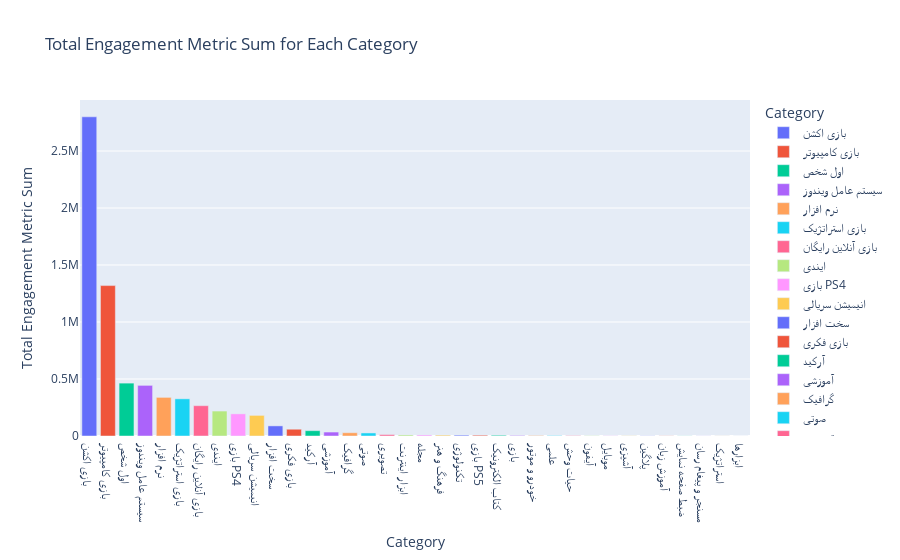
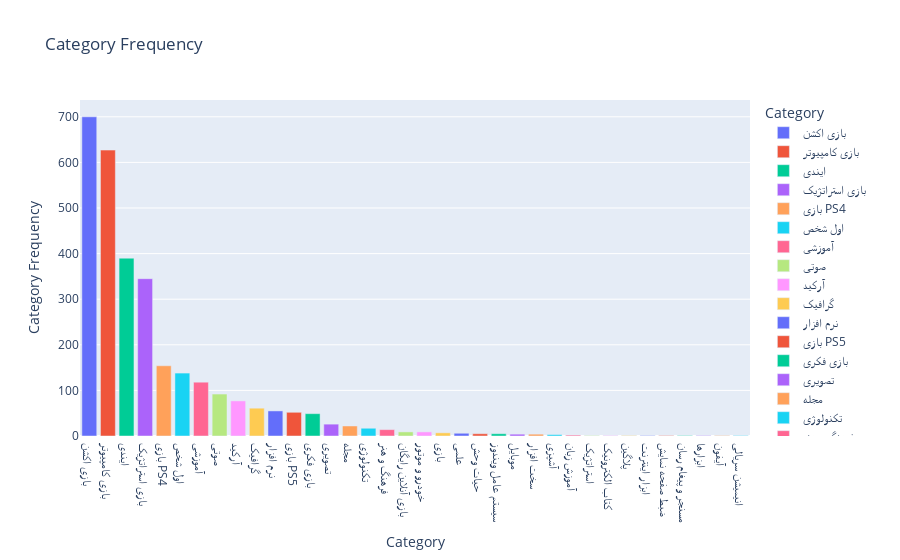

Notebook code for these charts, in order:
### Code cell
import plotly.express as px
all_data['Engagement Metric'] = pd.to_numeric(all_data['Engagement Metric'], errors='coerce')

# Group by 'Category' and calculate the total sum of 'Engagement Metric' for each category
category_sum = all_data.groupby('Category')['Engagement Metric'].sum().reset_index()

# Sort the DataFrame in descending order based on 'Engagement Metric'
category_sum = category_sum.sort_values(by='Engagement Metric', ascending=False)

# Plot histogram of the total sum of 'Engagement Metric' for each category
fig = px.bar(category_sum, x='Category', y='Engagement Metric',
             title='Total Engagement Metric Sum for Each Category',
             labels={'Engagement Metric': 'Total Engagement Metric Sum', 'Category': 'Category'},
             color='Category')

# Show the plot
fig.show()

# Count the frequency of each category
category_frequency = all_data['Category'].value_counts().reset_index()
category_frequency.columns = ['Category', 'Frequency']

# Sort the DataFrame in descending order based on 'Frequency'
category_frequency = category_frequency.sort_values(by='Frequency', ascending=False)

# Plot histogram of category frequency in decreasing order
fig = px.bar(category_frequency, x='Category', y='Frequency',
             title='Category Frequency',
             labels={'Frequency': 'Category Frequency', 'Category': 'Category'},
             color='Category')

# Show the plot
fig.show()

### Figure 1 — Plotly figure (JSON) as saved in the notebook; plotly's stock layout.template omitted (floating-point values rounded to 4 significant figures)
{"data": [{"alignmentgroup": "True", "hovertemplate": "Category=%{x}<br>Total Engagement Metric Sum=%{y}<extra></extra>", "legendgroup": "بازی اکشن", "marker": {"color": "#636efa", "pattern": {"shape": ""}}, "name": "بازی اکشن", "offsetgroup": "بازی اکشن", "orientation": "v", "showlegend": true, "textposition": "auto", "type": "bar", "x": ["بازی اکشن"], "xaxis": "x", "y": [2800221], "yaxis": "y"}, {"alignmentgroup": "True", "hovertemplate": "Category=%{x}<br>Total Engagement Metric Sum=%{y}<extra></extra>", "legendgroup": "بازی کامپیوتر", "marker": {"color": "#EF553B", "pattern": {"shape": ""}}, "name": "بازی کامپیوتر", "offsetgroup": "بازی کامپیوتر", "orientation": "v", "showlegend": true, "textposition": "auto", "type": "bar", "x": ["بازی کامپیوتر"], "xaxis": "x", "y": [1319619], "yaxis": "y"}, {"alignmentgroup": "True", "hovertemplate": "Category=%{x}<br>Total Engagement Metric Sum=%{y}<extra></extra>", "legendgroup": "اول شخص", "marker": {"color": "#00cc96", "pattern": {"shape": ""}}, "name": "اول شخص", "offsetgroup": "اول شخص", "orientation": "v", "showlegend": true, "textposition": "auto", "type": "bar", "x": ["اول شخص"], "xaxis": "x", "y": [463887], "yaxis": "y"}, {"alignmentgroup": "True", "hovertemplate": "Category=%{x}<br>Total Engagement Metric Sum=%{y}<extra></extra>", "legendgroup": "سیستم عامل ویندوز", "marker": {"color": "#ab63fa", "pattern": {"shape": ""}}, "name": "سیستم عامل ویندوز", "offsetgroup": "سیستم عامل ویندوز", "orientation": "v", "showlegend": true, "textposition": "auto", "type": "bar", "x": ["سیستم عامل ویندوز"], "xaxis": "x", "y": [444135], "yaxis": "y"}, {"alignmentgroup": "True", "hovertemplate": "Category=%{x}<br>Total Engagement Metric Sum=%{y}<extra></extra>", "legendgroup": "نرم افزار", "marker": {"color": "#FFA15A", "pattern": {"shape": ""}}, "name": "نرم افزار", "offsetgroup": "نرم افزار", "orientation": "v", "showlegend": true, "textposition": "auto", "type": "bar", "x": ["نرم افزار"], "xaxis": "x", "y": [338860], "yaxis": "y"}, {"alignmentgroup": "True", "hovertemplate": "Category=%{x}<br>Total Engagement Metric Sum=%{y}<extra></extra>", "legendgroup": "بازی استراتژیک", "marker": {"color": "#19d3f3", "pattern": {"shape": ""}}, "name": "بازی استراتژیک", "offsetgroup": "بازی استراتژیک", "orientation": "v", "showlegend": true, "textposition": "auto", "type": "bar", "x": ["بازی استراتژیک"], "xaxis": "x", "y": [326183], "yaxis": "y"}, {"alignmentgroup": "True", "hovertemplate": "Category=%{x}<br>Total Engagement Metric Sum=%{y}<extra></extra>", "legendgroup": "بازی آنلاین رایگان", "marker": {"color": "#FF6692", "pattern": {"shape": ""}}, "name": "بازی آنلاین رایگان", "offsetgroup": "بازی آنلاین رایگان", "orientation": "v", "showlegend": true, "textposition": "auto", "type": "bar", "x": ["بازی آنلاین رایگان"], "xaxis": "x", "y": [265902], "yaxis": "y"}, {"alignmentgroup": "True", "hovertemplate": "Category=%{x}<br>Total Engagement Metric Sum=%{y}<extra></extra>", "legendgroup": "ایندی", "marker": {"color": "#B6E880", "pattern": {"shape": ""}}, "name": "ایندی", "offsetgroup": "ایندی", "orientation": "v", "showlegend": true, "textposition": "auto", "type": "bar", "x": ["ایندی"], "xaxis": "x", "y": [218769], "yaxis": "y"}, {"alignmentgroup": "True", "hovertemplate": "Category=%{x}<br>Total Engagement Metric Sum=%{y}<extra></extra>", "legendgroup": "بازی PS4", "marker": {"color": "#FF97FF", "pattern": {"shape": ""}}, "name": "بازی PS4", "offsetgroup": "بازی PS4", "orientation": "v", "showlegend": true, "textposition": "auto", "type": "bar", "x": ["بازی PS4"], "xaxis": "x", "y": [194542], "yaxis": "y"}, {"alignmentgroup": "True", "hovertemplate": "Category=%{x}<br>Total Engagement Metric Sum=%{y}<extra></extra>", "legendgroup": "انیمیشن سریالی", "marker": {"color": "#FECB52", "pattern": {"shape": ""}}, "name": "انیمیشن سریالی", "offsetgroup": "انیمیشن سریالی", "orientation": "v", "showlegend": true, "textposition": "auto", "type": "bar", "x": ["انیمیشن سریالی"], "xaxis": "x", "y": [180813], "yaxis": "y"}, {"alignmentgroup": "True", "hovertemplate": "Category=%{x}<br>Total Engagement Metric Sum=%{y}<extra></extra>", "legendgroup": "سخت افزار", "marker": {"color": "#636efa", "pattern": {"shape": ""}}, "name": "سخت افزار", "offsetgroup": "سخت افزار", "orientation": "v", "showlegend": true, "textposition": "auto", "type": "bar", "x": ["سخت افزار"], "xaxis": "x", "y": [88648], "yaxis": "y"}, {"alignmentgroup": "True", "hovertemplate": "Category=%{x}<br>Total Engagement Metric Sum=%{y}<extra></extra>", "legendgroup": "بازی فکری", "marker": {"color": "#EF553B", "pattern": {"shape": ""}}, "name": "بازی فکری", "offsetgroup": "بازی فکری", "orientation": "v", "showlegend": true, "textposition": "auto", "type": "bar", "x": ["بازی فکری"], "xaxis": "x", "y": [59357], "yaxis": "y"}, {"alignmentgroup": "True", "hovertemplate": "Category=%{x}<br>Total Engagement Metric Sum=%{y}<extra></extra>", "legendgroup": "آرکید", "marker": {"color": "#00cc96", "pattern": {"shape": ""}}, "name": "آرکید", "offsetgroup": "آرکید", "orientation": "v", "showlegend": true, "textposition": "auto", "type": "bar", "x": ["آرکید"], "xaxis": "x", "y": [46767], "yaxis": "y"}, {"alignmentgroup": "True", "hovertemplate": "Category=%{x}<br>Total Engagement Metric Sum=%{y}<extra></extra>", "legendgroup": "آموزشی", "marker": {"color": "#ab63fa", "pattern": {"shape": ""}}, "name": "آموزشی", "offsetgroup": "آموزشی", "orientation": "v", "showlegend": true, "textposition": "auto", "type": "bar", "x": ["آموزشی"], "xaxis": "x", "y": [34697], "yaxis": "y"}, {"alignmentgroup": "True", "hovertemplate": "Category=%{x}<br>Total Engagement Metric Sum=%{y}<extra></extra>", "legendgroup": "گرافیک", "marker": {"color": "#FFA15A", "pattern": {"shape": ""}}, "name": "گرافیک", "offsetgroup": "گرافیک", "orientation": "v", "showlegend": true, "textposition": "auto", "type": "bar", "x": ["گرافیک"], "xaxis": "x", "y": [28807], "yaxis": "y"}, {"alignmentgroup": "True", "hovertemplate": "Category=%{x}<br>Total Engagement Metric Sum=%{y}<extra></extra>", "legendgroup": "صوتی", "marker": {"color": "#19d3f3", "pattern": {"shape": ""}}, "name": "صوتی", "offsetgroup": "صوتی", "orientation": "v", "showlegend": true, "textposition": "auto", "type": "bar", "x": ["صوتی"], "xaxis": "x", "y": [26625], "yaxis": "y"}, {"alignmentgroup": "True", "hovertemplate": "Category=%{x}<br>Total Engagement Metric Sum=%{y}<extra></extra>", "legendgroup": "تصویری", "marker": {"color": "#FF6692", "pattern": {"shape": ""}}, "name": "تصویری", "offsetgroup": "تصویری", "orientation": "v", "showlegend": true, "textposition": "auto", "type": "bar", "x": ["تصویری"], "xaxis": "x", "y": [12395], "yaxis": "y"}, {"alignmentgroup": "True", "hovertemplate": "Category=%{x}<br>Total Engagement Metric Sum=%{y}<extra></extra>", "legendgroup": "ابزار اینترنت", "marker": {"color": "#B6E880", "pattern": {"shape": ""}}, "name": "ابزار اینترنت", "offsetgroup": "ابزار اینترنت", "orientation": "v", "showlegend": true, "textposition": "auto", "type": "bar", "x": ["ابزار اینترنت"], "xaxis": "x", "y": [9241], "yaxis": "y"}, {"alignmentgroup": "True", "hovertemplate": "Category=%{x}<br>Total Engagement Metric Sum=%{y}<extra></extra>", "legendgroup": "مجله", "marker": {"color": "#FF97FF", "pattern": {"shape": ""}}, "name": "مجله", "offsetgroup": "مجله", "orientation": "v", "showlegend": true, "textposition": "auto", "type": "bar", "x": ["مجله"], "xaxis": "x", "y": [9211], "yaxis": "y"}, {"alignmentgroup": "True", "hovertemplate": "Category=%{x}<br>Total Engagement Metric Sum=%{y}<extra></extra>", "legendgroup": "فرهنگ و هنر", "marker": {"color": "#FECB52", "pattern": {"shape": ""}}, "name": "فرهنگ و هنر", "offsetgroup": "فرهنگ و هنر", "orientation": "v", "showlegend": true, "textposition": "auto", "type": "bar", "x": ["فرهنگ و هنر"], "xaxis": "x", "y": [7725], "yaxis": "y"}, {"alignmentgroup": "True", "hovertemplate": "Category=%{x}<br>Total Engagement Metric Sum=%{y}<extra></extra>", "legendgroup": "تکنولوژی", "marker": {"color": "#636efa", "pattern": {"shape": ""}}, "name": "تکنولوژی", "offsetgroup": "تکنولوژی", "orientation": "v", "showlegend": true, "textposition": "auto", "type": "bar", "x": ["تکنولوژی"], "xaxis": "x", "y": [7421], "yaxis": "y"}, {"alignmentgroup": "True", "hovertemplate": "Category=%{x}<br>Total Engagement Metric Sum=%{y}<extra></extra>", "legendgroup": "بازی PS5", "marker": {"color": "#EF553B", "pattern": {"shape": ""}}, "name": "بازی PS5", "offsetgroup": "بازی PS5", "orientation": "v", "showlegend": true, "textposition": "auto", "type": "bar", "x": ["بازی PS5"], "xaxis": "x", "y": [7114], "yaxis": "y"}, {"alignmentgroup": "True", "hovertemplate": "Category=%{x}<br>Total Engagement Metric Sum=%{y}<extra></extra>", "legendgroup": "کتاب الکترونیک", "marker": {"color": "#00cc96", "pattern": {"shape": ""}}, "name": "کتاب الکترونیک", "offsetgroup": "کتاب الکترونیک", "orientation": "v", "showlegend": true, "textposition": "auto", "type": "bar", "x": ["کتاب الکترونیک"], "xaxis": "x", "y": [6474], "yaxis": "y"}, {"alignmentgroup": "True", "hovertemplate": "Category=%{x}<br>Total Engagement Metric Sum=%{y}<extra></extra>", "legendgroup": "بازی", "marker": {"color": "#ab63fa", "pattern": {"shape": ""}}, "name": "بازی", "offsetgroup": "بازی", "orientation": "v", "showlegend": true, "textposition": "auto", "type": "bar", "x": ["بازی"], "xaxis": "x", "y": [4753], "yaxis": "y"}, {"alignmentgroup": "True", "hovertemplate": "Category=%{x}<br>Total Engagement Metric Sum=%{y}<extra></extra>", "legendgroup": "خودرو و موتور", "marker": {"color": "#FFA15A", "pattern": {"shape": ""}}, "name": "خودرو و موتور", "offsetgroup": "خودرو و موتور", "orientation": "v", "showlegend": true, "textposition": "auto", "type": "bar", "x": ["خودرو و موتور"], "xaxis": "x", "y": [4352], "yaxis": "y"}, {"alignmentgroup": "True", "hovertemplate": "Category=%{x}<br>Total Engagement Metric Sum=%{y}<extra></extra>", "legendgroup": "علمی", "marker": {"color": "#19d3f3", "pattern": {"shape": ""}}, "name": "علمی", "offsetgroup": "علمی", "orientation": "v", "showlegend": true, "textposition": "auto", "type": "bar", "x": ["علمی"], "xaxis": "x", "y": [3699], "yaxis": "y"}, {"alignmentgroup": "True", "hovertemplate": "Category=%{x}<br>Total Engagement Metric Sum=%{y}<extra></extra>", "legendgroup": "حیات وحش", "marker": {"color": "#FF6692", "pattern": {"shape": ""}}, "name": "حیات وحش", "offsetgroup": "حیات وحش", "orientation": "v", "showlegend": true, "textposition": "auto", "type": "bar", "x": ["حیات وحش"], "xaxis": "x", "y": [2859], "yaxis": "y"}, {"alignmentgroup": "True", "hovertemplate": "Category=%{x}<br>Total Engagement Metric Sum=%{y}<extra></extra>", "legendgroup": "آیفون", "marker": {"color": "#B6E880", "pattern": {"shape": ""}}, "name": "آیفون", "offsetgroup": "آیفون", "orientation": "v", "showlegend": true, "textposition": "auto", "type": "bar", "x": ["آیفون"], "xaxis": "x", "y": [2149], "yaxis": "y"}, {"alignmentgroup": "True", "hovertemplate": "Category=%{x}<br>Total Engagement Metric Sum=%{y}<extra></extra>", "legendgroup": "موبایل", "marker": {"color": "#FF97FF", "pattern": {"shape": ""}}, "name": "موبایل", "offsetgroup": "موبایل", "orientation": "v", "showlegend": true, "textposition": "auto", "type": "bar", "x": ["موبایل"], "xaxis": "x", "y": [1720], "yaxis": "y"}, {"alignmentgroup": "True", "hovertemplate": "Category=%{x}<br>Total Engagement Metric Sum=%{y}<extra></extra>", "legendgroup": "آشپزی", "marker": {"color": "#FECB52", "pattern": {"shape": ""}}, "name": "آشپزی", "offsetgroup": "آشپزی", "orientation": "v", "showlegend": true, "textposition": "auto", "type": "bar", "x": ["آشپزی"], "xaxis": "x", "y": [1574], "yaxis": "y"}, {"alignmentgroup": "True", "hovertemplate": "Category=%{x}<br>Total Engagement Metric Sum=%{y}<extra></extra>", "legendgroup": "پلاگین", "marker": {"color": "#636efa", "pattern": {"shape": ""}}, "name": "پلاگین", "offsetgroup": "پلاگین", "orientation": "v", "showlegend": true, "textposition": "auto", "type": "bar", "x": ["پلاگین"], "xaxis": "x", "y": [1294], "yaxis": "y"}, {"alignmentgroup": "True", "hovertemplate": "Category=%{x}<br>Total Engagement Metric Sum=%{y}<extra></extra>", "legendgroup": "آموزش زبان", "marker": {"color": "#EF553B", "pattern": {"shape": ""}}, "name": "آموزش زبان", "offsetgroup": "آموزش زبان", "orientation": "v", "showlegend": true, "textposition": "auto", "type": "bar", "x": ["آموزش زبان"], "xaxis": "x", "y": [1148], "yaxis": "y"}, {"alignmentgroup": "True", "hovertemplate": "Category=%{x}<br>Total Engagement Metric Sum=%{y}<extra></extra>", "legendgroup": "ضبط صفحه نمایش", "marker": {"color": "#00cc96", "pattern": {"shape": ""}}, "name": "ضبط صفحه نمایش", "offsetgroup": "ضبط صفحه نمایش", "orientation": "v", "showlegend": true, "textposition": "auto", "type": "bar", "x": ["ضبط صفحه نمایش"], "xaxis": "x", "y": [869], "yaxis": "y"}, {"alignmentgroup": "True", "hovertemplate": "Category=%{x}<br>Total Engagement Metric Sum=%{y}<extra></extra>", "legendgroup": "مسنجر و پیغام رسان", "marker": {"color": "#ab63fa", "pattern": {"shape": ""}}, "name": "مسنجر و پیغام رسان", "offsetgroup": "مسنجر و پیغام رسان", "orientation": "v", "showlegend": true, "textposition": "auto", "type": "bar", "x": ["مسنجر و پیغام رسان"], "xaxis": "x", "y": [685], "yaxis": "y"}, {"alignmentgroup": "True", "hovertemplate": "Category=%{x}<br>Total Engagement Metric Sum=%{y}<extra></extra>", "legendgroup": "استراتژیک", "marker": {"color": "#FFA15A", "pattern": {"shape": ""}}, "name": "استراتژیک", "offsetgroup": "استراتژیک", "orientation": "v", "showlegend": true, "textposition": "auto", "type": "bar", "x": ["استراتژیک"], "xaxis": "x", "y": [658], "yaxis": "y"}, {"alignmentgroup": "True", "hovertemplate": "Category=%{x}<br>Total Engagement Metric Sum=%{y}<extra></extra>", "legendgroup": "ابزارها", "marker": {"color": "#19d3f3", "pattern": {"shape": ""}}, "name": "ابزارها", "offsetgroup": "ابزارها", "orientation": "v", "showlegend": true, "textposition": "auto", "type": "bar", "x": ["ابزارها"], "xaxis": "x", "y": [186], "yaxis": "y"}], "layout": {"autosize": true, "barmode": "relative", "legend": {"title": {"text": "Category"}, "tracegroupgap": 0}, "title": {"text": "Total Engagement Metric Sum for Each Category"}, "xaxis": {"anchor": "y", "autorange": true, "categoryarray": ["بازی اکشن", "بازی کامپیوتر", "اول شخص", "سیستم عامل ویندوز", "نرم افزار", "بازی استراتژیک", "بازی آنلاین رایگان", "ایندی", "بازی PS4", "انیمیشن سریالی", "سخت افزار", "بازی فکری", "آرکید", "آموزشی", "گرافیک", "صوتی", "تصویری", "ابزار اینترنت", "مجله", "فرهنگ و هنر", "تکنولوژی", "بازی PS5", "کتاب الکترونیک", "بازی", "خودرو و موتور", "علمی", "حیات وحش", "آیفون", "موبایل", "آشپزی", "پلاگین", "آموزش زبان", "ضبط صفحه نمایش", "مسنجر و پیغام رسان", "استراتژیک", "ابزارها"], "categoryorder": "array", "domain": [0, 1], "range": [-0.5, 35.5], "title": {"text": "Category"}, "type": "category"}, "yaxis": {"anchor": "x", "autorange": true, "domain": [0, 1], "range": [0, 2948000.0], "title": {"text": "Total Engagement Metric Sum"}, "type": "linear"}}}

### Figure 2 — Plotly figure (JSON) as saved in the notebook; plotly's stock layout.template omitted (floating-point values rounded to 4 significant figures)
{"data": [{"alignmentgroup": "True", "hovertemplate": "Category=%{x}<br>Category Frequency=%{y}<extra></extra>", "legendgroup": "بازی اکشن", "marker": {"color": "#636efa", "pattern": {"shape": ""}}, "name": "بازی اکشن", "offsetgroup": "بازی اکشن", "orientation": "v", "showlegend": true, "textposition": "auto", "type": "bar", "x": ["بازی اکشن"], "xaxis": "x", "y": [700], "yaxis": "y"}, {"alignmentgroup": "True", "hovertemplate": "Category=%{x}<br>Category Frequency=%{y}<extra></extra>", "legendgroup": "بازی کامپیوتر", "marker": {"color": "#EF553B", "pattern": {"shape": ""}}, "name": "بازی کامپیوتر", "offsetgroup": "بازی کامپیوتر", "orientation": "v", "showlegend": true, "textposition": "auto", "type": "bar", "x": ["بازی کامپیوتر"], "xaxis": "x", "y": [627], "yaxis": "y"}, {"alignmentgroup": "True", "hovertemplate": "Category=%{x}<br>Category Frequency=%{y}<extra></extra>", "legendgroup": "ایندی", "marker": {"color": "#00cc96", "pattern": {"shape": ""}}, "name": "ایندی", "offsetgroup": "ایندی", "orientation": "v", "showlegend": true, "textposition": "auto", "type": "bar", "x": ["ایندی"], "xaxis": "x", "y": [390], "yaxis": "y"}, {"alignmentgroup": "True", "hovertemplate": "Category=%{x}<br>Category Frequency=%{y}<extra></extra>", "legendgroup": "بازی استراتژیک", "marker": {"color": "#ab63fa", "pattern": {"shape": ""}}, "name": "بازی استراتژیک", "offsetgroup": "بازی استراتژیک", "orientation": "v", "showlegend": true, "textposition": "auto", "type": "bar", "x": ["بازی استراتژیک"], "xaxis": "x", "y": [345], "yaxis": "y"}, {"alignmentgroup": "True", "hovertemplate": "Category=%{x}<br>Category Frequency=%{y}<extra></extra>", "legendgroup": "بازی PS4", "marker": {"color": "#FFA15A", "pattern": {"shape": ""}}, "name": "بازی PS4", "offsetgroup": "بازی PS4", "orientation": "v", "showlegend": true, "textposition": "auto", "type": "bar", "x": ["بازی PS4"], "xaxis": "x", "y": [154], "yaxis": "y"}, {"alignmentgroup": "True", "hovertemplate": "Category=%{x}<br>Category Frequency=%{y}<extra></extra>", "legendgroup": "اول شخص", "marker": {"color": "#19d3f3", "pattern": {"shape": ""}}, "name": "اول شخص", "offsetgroup": "اول شخص", "orientation": "v", "showlegend": true, "textposition": "auto", "type": "bar", "x": ["اول شخص"], "xaxis": "x", "y": [138], "yaxis": "y"}, {"alignmentgroup": "True", "hovertemplate": "Category=%{x}<br>Category Frequency=%{y}<extra></extra>", "legendgroup": "آموزشی", "marker": {"color": "#FF6692", "pattern": {"shape": ""}}, "name": "آموزشی", "offsetgroup": "آموزشی", "orientation": "v", "showlegend": true, "textposition": "auto", "type": "bar", "x": ["آموزشی"], "xaxis": "x", "y": [118], "yaxis": "y"}, {"alignmentgroup": "True", "hovertemplate": "Category=%{x}<br>Category Frequency=%{y}<extra></extra>", "legendgroup": "صوتی", "marker": {"color": "#B6E880", "pattern": {"shape": ""}}, "name": "صوتی", "offsetgroup": "صوتی", "orientation": "v", "showlegend": true, "textposition": "auto", "type": "bar", "x": ["صوتی"], "xaxis": "x", "y": [92], "yaxis": "y"}, {"alignmentgroup": "True", "hovertemplate": "Category=%{x}<br>Category Frequency=%{y}<extra></extra>", "legendgroup": "آرکید", "marker": {"color": "#FF97FF", "pattern": {"shape": ""}}, "name": "آرکید", "offsetgroup": "آرکید", "orientation": "v", "showlegend": true, "textposition": "auto", "type": "bar", "x": ["آرکید"], "xaxis": "x", "y": [77], "yaxis": "y"}, {"alignmentgroup": "True", "hovertemplate": "Category=%{x}<br>Category Frequency=%{y}<extra></extra>", "legendgroup": "گرافیک", "marker": {"color": "#FECB52", "pattern": {"shape": ""}}, "name": "گرافیک", "offsetgroup": "گرافیک", "orientation": "v", "showlegend": true, "textposition": "auto", "type": "bar", "x": ["گرافیک"], "xaxis": "x", "y": [61], "yaxis": "y"}, {"alignmentgroup": "True", "hovertemplate": "Category=%{x}<br>Category Frequency=%{y}<extra></extra>", "legendgroup": "نرم افزار", "marker": {"color": "#636efa", "pattern": {"shape": ""}}, "name": "نرم افزار", "offsetgroup": "نرم افزار", "orientation": "v", "showlegend": true, "textposition": "auto", "type": "bar", "x": ["نرم افزار"], "xaxis": "x", "y": [55], "yaxis": "y"}, {"alignmentgroup": "True", "hovertemplate": "Category=%{x}<br>Category Frequency=%{y}<extra></extra>", "legendgroup": "بازی PS5", "marker": {"color": "#EF553B", "pattern": {"shape": ""}}, "name": "بازی PS5", "offsetgroup": "بازی PS5", "orientation": "v", "showlegend": true, "textposition": "auto", "type": "bar", "x": ["بازی PS5"], "xaxis": "x", "y": [52], "yaxis": "y"}, {"alignmentgroup": "True", "hovertemplate": "Category=%{x}<br>Category Frequency=%{y}<extra></extra>", "legendgroup": "بازی فکری", "marker": {"color": "#00cc96", "pattern": {"shape": ""}}, "name": "بازی فکری", "offsetgroup": "بازی فکری", "orientation": "v", "showlegend": true, "textposition": "auto", "type": "bar", "x": ["بازی فکری"], "xaxis": "x", "y": [49], "yaxis": "y"}, {"alignmentgroup": "True", "hovertemplate": "Category=%{x}<br>Category Frequency=%{y}<extra></extra>", "legendgroup": "تصویری", "marker": {"color": "#ab63fa", "pattern": {"shape": ""}}, "name": "تصویری", "offsetgroup": "تصویری", "orientation": "v", "showlegend": true, "textposition": "auto", "type": "bar", "x": ["تصویری"], "xaxis": "x", "y": [26], "yaxis": "y"}, {"alignmentgroup": "True", "hovertemplate": "Category=%{x}<br>Category Frequency=%{y}<extra></extra>", "legendgroup": "مجله", "marker": {"color": "#FFA15A", "pattern": {"shape": ""}}, "name": "مجله", "offsetgroup": "مجله", "orientation": "v", "showlegend": true, "textposition": "auto", "type": "bar", "x": ["مجله"], "xaxis": "x", "y": [22], "yaxis": "y"}, {"alignmentgroup": "True", "hovertemplate": "Category=%{x}<br>Category Frequency=%{y}<extra></extra>", "legendgroup": "تکنولوژی", "marker": {"color": "#19d3f3", "pattern": {"shape": ""}}, "name": "تکنولوژی", "offsetgroup": "تکنولوژی", "orientation": "v", "showlegend": true, "textposition": "auto", "type": "bar", "x": ["تکنولوژی"], "xaxis": "x", "y": [17], "yaxis": "y"}, {"alignmentgroup": "True", "hovertemplate": "Category=%{x}<br>Category Frequency=%{y}<extra></extra>", "legendgroup": "فرهنگ و هنر", "marker": {"color": "#FF6692", "pattern": {"shape": ""}}, "name": "فرهنگ و هنر", "offsetgroup": "فرهنگ و هنر", "orientation": "v", "showlegend": true, "textposition": "auto", "type": "bar", "x": ["فرهنگ و هنر"], "xaxis": "x", "y": [14], "yaxis": "y"}, {"alignmentgroup": "True", "hovertemplate": "Category=%{x}<br>Category Frequency=%{y}<extra></extra>", "legendgroup": "بازی آنلاین رایگان", "marker": {"color": "#B6E880", "pattern": {"shape": ""}}, "name": "بازی آنلاین رایگان", "offsetgroup": "بازی آنلاین رایگان", "orientation": "v", "showlegend": true, "textposition": "auto", "type": "bar", "x": ["بازی آنلاین رایگان"], "xaxis": "x", "y": [9], "yaxis": "y"}, {"alignmentgroup": "True", "hovertemplate": "Category=%{x}<br>Category Frequency=%{y}<extra></extra>", "legendgroup": "خودرو و موتور", "marker": {"color": "#FF97FF", "pattern": {"shape": ""}}, "name": "خودرو و موتور", "offsetgroup": "خودرو و موتور", "orientation": "v", "showlegend": true, "textposition": "auto", "type": "bar", "x": ["خودرو و موتور"], "xaxis": "x", "y": [9], "yaxis": "y"}, {"alignmentgroup": "True", "hovertemplate": "Category=%{x}<br>Category Frequency=%{y}<extra></extra>", "legendgroup": "بازی", "marker": {"color": "#FECB52", "pattern": {"shape": ""}}, "name": "بازی", "offsetgroup": "بازی", "orientation": "v", "showlegend": true, "textposition": "auto", "type": "bar", "x": ["بازی"], "xaxis": "x", "y": [7], "yaxis": "y"}, {"alignmentgroup": "True", "hovertemplate": "Category=%{x}<br>Category Frequency=%{y}<extra></extra>", "legendgroup": "علمی", "marker": {"color": "#636efa", "pattern": {"shape": ""}}, "name": "علمی", "offsetgroup": "علمی", "orientation": "v", "showlegend": true, "textposition": "auto", "type": "bar", "x": ["علمی"], "xaxis": "x", "y": [6], "yaxis": "y"}, {"alignmentgroup": "True", "hovertemplate": "Category=%{x}<br>Category Frequency=%{y}<extra></extra>", "legendgroup": "حیات وحش", "marker": {"color": "#EF553B", "pattern": {"shape": ""}}, "name": "حیات وحش", "offsetgroup": "حیات وحش", "orientation": "v", "showlegend": true, "textposition": "auto", "type": "bar", "x": ["حیات وحش"], "xaxis": "x", "y": [5], "yaxis": "y"}, {"alignmentgroup": "True", "hovertemplate": "Category=%{x}<br>Category Frequency=%{y}<extra></extra>", "legendgroup": "سیستم عامل ویندوز", "marker": {"color": "#00cc96", "pattern": {"shape": ""}}, "name": "سیستم عامل ویندوز", "offsetgroup": "سیستم عامل ویندوز", "orientation": "v", "showlegend": true, "textposition": "auto", "type": "bar", "x": ["سیستم عامل ویندوز"], "xaxis": "x", "y": [5], "yaxis": "y"}, {"alignmentgroup": "True", "hovertemplate": "Category=%{x}<br>Category Frequency=%{y}<extra></extra>", "legendgroup": "موبایل", "marker": {"color": "#ab63fa", "pattern": {"shape": ""}}, "name": "موبایل", "offsetgroup": "موبایل", "orientation": "v", "showlegend": true, "textposition": "auto", "type": "bar", "x": ["موبایل"], "xaxis": "x", "y": [4], "yaxis": "y"}, {"alignmentgroup": "True", "hovertemplate": "Category=%{x}<br>Category Frequency=%{y}<extra></extra>", "legendgroup": "سخت افزار", "marker": {"color": "#FFA15A", "pattern": {"shape": ""}}, "name": "سخت افزار", "offsetgroup": "سخت افزار", "orientation": "v", "showlegend": true, "textposition": "auto", "type": "bar", "x": ["سخت افزار"], "xaxis": "x", "y": [4], "yaxis": "y"}, {"alignmentgroup": "True", "hovertemplate": "Category=%{x}<br>Category Frequency=%{y}<extra></extra>", "legendgroup": "آشپزی", "marker": {"color": "#19d3f3", "pattern": {"shape": ""}}, "name": "آشپزی", "offsetgroup": "آشپزی", "orientation": "v", "showlegend": true, "textposition": "auto", "type": "bar", "x": ["آشپزی"], "xaxis": "x", "y": [3], "yaxis": "y"}, {"alignmentgroup": "True", "hovertemplate": "Category=%{x}<br>Category Frequency=%{y}<extra></extra>", "legendgroup": "آموزش زبان", "marker": {"color": "#FF6692", "pattern": {"shape": ""}}, "name": "آموزش زبان", "offsetgroup": "آموزش زبان", "orientation": "v", "showlegend": true, "textposition": "auto", "type": "bar", "x": ["آموزش زبان"], "xaxis": "x", "y": [2], "yaxis": "y"}, {"alignmentgroup": "True", "hovertemplate": "Category=%{x}<br>Category Frequency=%{y}<extra></extra>", "legendgroup": "استراتژیک", "marker": {"color": "#B6E880", "pattern": {"shape": ""}}, "name": "استراتژیک", "offsetgroup": "استراتژیک", "orientation": "v", "showlegend": true, "textposition": "auto", "type": "bar", "x": ["استراتژیک"], "xaxis": "x", "y": [1], "yaxis": "y"}, {"alignmentgroup": "True", "hovertemplate": "Category=%{x}<br>Category Frequency=%{y}<extra></extra>", "legendgroup": "کتاب الکترونیک", "marker": {"color": "#FF97FF", "pattern": {"shape": ""}}, "name": "کتاب الکترونیک", "offsetgroup": "کتاب الکترونیک", "orientation": "v", "showlegend": true, "textposition": "auto", "type": "bar", "x": ["کتاب الکترونیک"], "xaxis": "x", "y": [1], "yaxis": "y"}, {"alignmentgroup": "True", "hovertemplate": "Category=%{x}<br>Category Frequency=%{y}<extra></extra>", "legendgroup": "پلاگین", "marker": {"color": "#FECB52", "pattern": {"shape": ""}}, "name": "پلاگین", "offsetgroup": "پلاگین", "orientation": "v", "showlegend": true, "textposition": "auto", "type": "bar", "x": ["پلاگین"], "xaxis": "x", "y": [1], "yaxis": "y"}, {"alignmentgroup": "True", "hovertemplate": "Category=%{x}<br>Category Frequency=%{y}<extra></extra>", "legendgroup": "ابزار اینترنت", "marker": {"color": "#636efa", "pattern": {"shape": ""}}, "name": "ابزار اینترنت", "offsetgroup": "ابزار اینترنت", "orientation": "v", "showlegend": true, "textposition": "auto", "type": "bar", "x": ["ابزار اینترنت"], "xaxis": "x", "y": [1], "yaxis": "y"}, {"alignmentgroup": "True", "hovertemplate": "Category=%{x}<br>Category Frequency=%{y}<extra></extra>", "legendgroup": "ضبط صفحه نمایش", "marker": {"color": "#EF553B", "pattern": {"shape": ""}}, "name": "ضبط صفحه نمایش", "offsetgroup": "ضبط صفحه نمایش", "orientation": "v", "showlegend": true, "textposition": "auto", "type": "bar", "x": ["ضبط صفحه نمایش"], "xaxis": "x", "y": [1], "yaxis": "y"}, {"alignmentgroup": "True", "hovertemplate": "Category=%{x}<br>Category Frequency=%{y}<extra></extra>", "legendgroup": "مسنجر و پیغام رسان", "marker": {"color": "#00cc96", "pattern": {"shape": ""}}, "name": "مسنجر و پیغام رسان", "offsetgroup": "مسنجر و پیغام رسان", "orientation": "v", "showlegend": true, "textposition": "auto", "type": "bar", "x": ["مسنجر و پیغام رسان"], "xaxis": "x", "y": [1], "yaxis": "y"}, {"alignmentgroup": "True", "hovertemplate": "Category=%{x}<br>Category Frequency=%{y}<extra></extra>", "legendgroup": "ابزارها", "marker": {"color": "#ab63fa", "pattern": {"shape": ""}}, "name": "ابزارها", "offsetgroup": "ابزارها", "orientation": "v", "showlegend": true, "textposition": "auto", "type": "bar", "x": ["ابزارها"], "xaxis": "x", "y": [1], "yaxis": "y"}, {"alignmentgroup": "True", "hovertemplate": "Category=%{x}<br>Category Frequency=%{y}<extra></extra>", "legendgroup": "آیفون", "marker": {"color": "#FFA15A", "pattern": {"shape": ""}}, "name": "آیفون", "offsetgroup": "آیفون", "orientation": "v", "showlegend": true, "textposition": "auto", "type": "bar", "x": ["آیفون"], "xaxis": "x", "y": [1], "yaxis": "y"}, {"alignmentgroup": "True", "hovertemplate": "Category=%{x}<br>Category Frequency=%{y}<extra></extra>", "legendgroup": "انیمیشن سریالی", "marker": {"color": "#19d3f3", "pattern": {"shape": ""}}, "name": "انیمیشن سریالی", "offsetgroup": "انیمیشن سریالی", "orientation": "v", "showlegend": true, "textposition": "auto", "type": "bar", "x": ["انیمیشن سریالی"], "xaxis": "x", "y": [1], "yaxis": "y"}], "layout": {"autosize": true, "barmode": "relative", "legend": {"title": {"text": "Category"}, "tracegroupgap": 0}, "title": {"text": "Category Frequency"}, "xaxis": {"anchor": "y", "autorange": true, "categoryarray": ["بازی اکشن", "بازی کامپیوتر", "ایندی", "بازی استراتژیک", "بازی PS4", "اول شخص", "آموزشی", "صوتی", "آرکید", "گرافیک", "نرم افزار", "بازی PS5", "بازی فکری", "تصویری", "مجله", "تکنولوژی", "فرهنگ و هنر", "بازی آنلاین رایگان", "خودرو و موتور", "بازی", "علمی", "حیات وحش", "سیستم عامل ویندوز", "موبایل", "سخت افزار", "آشپزی", "آموزش زبان", "استراتژیک", "کتاب الکترونیک", "پلاگین", "ابزار اینترنت", "ضبط صفحه نمایش", "مسنجر و پیغام رسان", "ابزارها", "آیفون", "انیمیشن سریالی"], "categoryorder": "array", "domain": [0, 1], "range": [-0.5, 35.5], "title": {"text": "Category"}, "type": "category"}, "yaxis": {"anchor": "x", "autorange": true, "domain": [0, 1], "range": [0, 736.8], "title": {"text": "Category Frequency"}, "type": "linear"}}}
